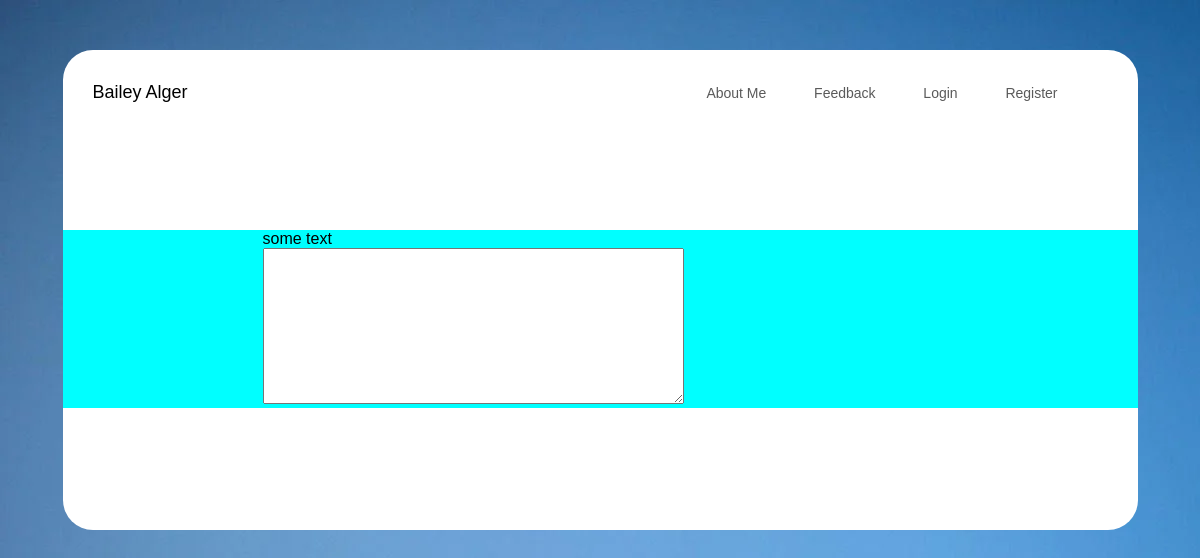
/feedback/, run on an earlier commit of the app's database.
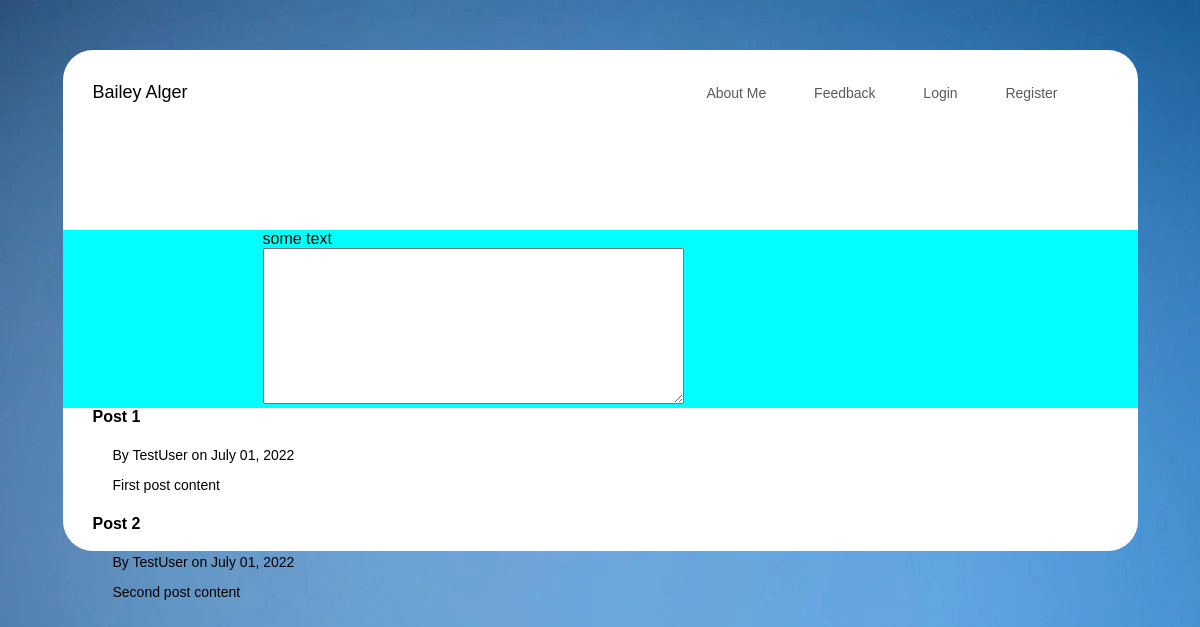
And on a later commit of the database.
### resume/models.py (models this page shows, shortened)
class Post (models.Model):
    title = models.CharField(max_length=100)
    content = models.TextField()
    date_posted = models.DateTimeField(default=timezone.now)
    author = models.ForeignKey(
        User, on_delete=models.SET_DEFAULT, default="deleted user")

### resume/views.py (the view)
# urls.py: path('feedback/', views.feedback, name='feedback'),
def feedback(request):
    context = {
        'posts': Post.objects.all()
    }
    return render(request, 'resume/feedback.html', context)

### resume/templates/resume/feedback.html
{% extends "resume/base.html" %}
{% block content %}
<div id="form">
    <div id="formheader">
        some text
    </div>
    <textarea name="fbtext" id="fbtext" cols="50" rows="10"></textarea>
</div>
<div id="posts">
    {% for post in posts %}
    <h4>{{ post.title }}</h4>
    <p>By {{ post.author }} on {{ post.date_posted|date:"F d, Y" }}</p>
    <p>{{ post.content }}</p>
    {% endfor %}
</div>
{% endblock content %}

### resume/templates/resume/base.html (shortened to what this page needs)
{% load static%}
<!DOCTYPE html>
<html>
<head>
    <link rel="stylesheet" type="text/css" href="{% static 'resume/style.css' %}">
</head>
<body>
    <div id="wrapper">
        <header>
            <div id="header">
                <div id="name">
                    <h1>Bailey Alger</h1>
                </div>
                <div id="navigation">
                    <a href="{% url 'resume-home' %}">&nbsp;About Me&nbsp;</span></a>
                    <a href="{% url 'feedback' %}">&nbsp;Feedback&nbsp;</a>
                    {% if user.is_authenticated %}
                    <a href="{% url 'profile' %}">&nbsp;Profile&nbsp;</a>
                    <a href="{% url 'logout' %}">&nbsp;Logout&nbsp;</a>
                    {% else %}
                    <a href="{% url 'login' %}">&nbsp;Login&nbsp;</a>
                    <a href="{% url 'register' %}">&nbsp;Register&nbsp;</a>
                    {% endif %}
                </div>
            </div>
        </header>
        {% block content %}{% endblock %}
</body>
</html>

### static/resume/style.css (style rules this page uses)
body { margin: 0; padding: 0; background-image: url("/static/images/bluebg.jpg"); font-family: 'Trebuchet MS', 'Lucida Sans Unicode', 'Lucida Grande', 'Lucida Sans', Arial, sans-serif; }
a { text-decoration: none; }
h1 { font-size: 18px; font-weight: normal; }
h4 { padding-left: 30px; }
p { font-size: 14px; padding-left: 50px; }
#form { width: 500px; height: fit-content; float: left; position: relative; background-color: aqua; padding: 0px 375px 0px 200px; }
#form textarea { max-width: 500px; max-height: 300px; min-width: 200px; min-height: 100px; }
#formheader { width: 500px; }
#header { width: 1075px; height: 180px; position: relative; }
#name { position: absolute; top: 20px; left: 30px; width: fit-content; height: 60px; }
#navigation { position: absolute; top: 20px; left: 620px; width: 500px; height: 60px; }
#navigation a { color: rgb(90, 90, 90); display: block; float: left; padding: 15px 20px; font-size: 14px; }
#posts { width: 1075px; height: 300px; }
#wrapper { width: 1075px; margin: 0 auto; margin-top: 50px; margin-bottom: 50px; background-color: white; border-radius: 30px; }

What changed in the data, as far as the page shows it:
added Post: title "Post 1", author "TestUser", date_posted "July 01, 2022", content "First post content"
added Post: title "Post 2", author "TestUser", date_posted "July 01, 2022", content "Second post content"
